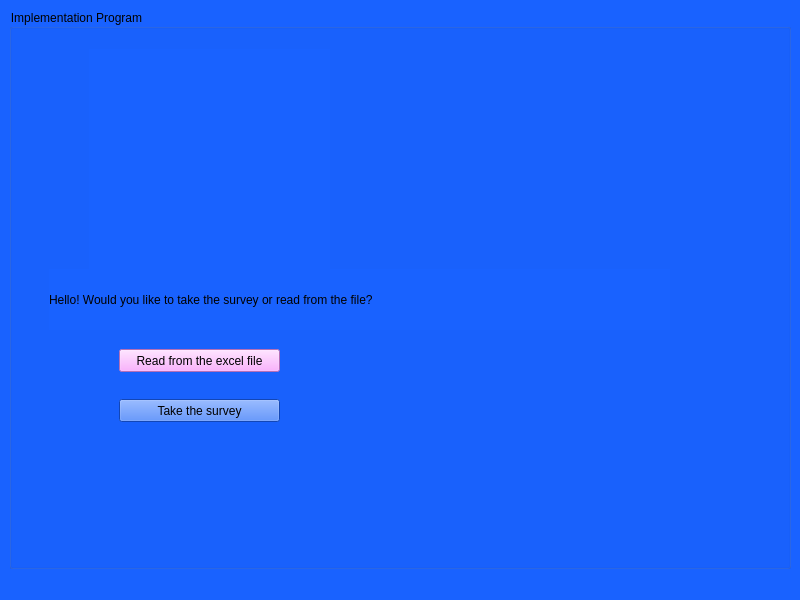
<?xml version="1.0" encoding="UTF-8"?>
<ui version="4.0">
 <class>MainWindow</class>
 <widget class="QMainWindow" name="MainWindow">
  <property name="geometry">
   <rect>
    <x>0</x>
    <y>0</y>
    <width>800</width>
    <height>600</height>
   </rect>
  </property>
  <property name="windowTitle">
   <string>MainWindow</string>
  </property>
  <property name="styleSheet">
   <string notr="true">background-color: rgb(25, 98, 255);</string>
  </property>
  <widget class="QWidget" name="centralwidget">
   <layout class="QVBoxLayout" name="verticalLayout">
    <item>
     <widget class="QGroupBox" name="groupBox">
      <property name="styleSheet">
       <string notr="true">font: 75 20pt &quot;MS Shell Dlg 2&quot;;</string>
      </property>
      <property name="title">
       <string>Implementation Program</string>
      </property>
      <widget class="QLabel" name="label">
       <property name="geometry">
        <rect>
         <x>40</x>
         <y>260</y>
         <width>621</width>
         <height>61</height>
        </rect>
       </property>
       <property name="styleSheet">
        <string notr="true">font: 15pt &quot;MS Shell Dlg 2&quot;;</string>
       </property>
       <property name="text">
        <string>Hello! Would you like to take the survey or read from the file?</string>
       </property>
      </widget>
      <widget class="QPushButton" name="pushButton">
       <property name="geometry">
        <rect>
         <x>110</x>
         <y>340</y>
         <width>161</width>
         <height>23</height>
        </rect>
       </property>
       <property name="styleSheet">
        <string notr="true"> font: 10pt &quot;MS Shell Dlg 2&quot;;
background-color: rgb(252, 156, 255);</string>
       </property>
       <property name="text">
        <string>Read from the excel file</string>
       </property>
      </widget>
      <widget class="QPushButton" name="pushButton_2">
       <property name="geometry">
        <rect>
         <x>110</x>
         <y>390</y>
         <width>161</width>
         <height>23</height>
        </rect>
       </property>
       <property name="styleSheet">
        <string notr="true">font: 10pt &quot;MS Shell Dlg 2&quot;;</string>
       </property>
       <property name="text">
        <string>Take the survey</string>
       </property>
      </widget>
      <widget class="QLabel" name="label_pic">
       <property name="geometry">
        <rect>
         <x>80</x>
         <y>40</y>
         <width>241</width>
         <height>231</height>
        </rect>
       </property>
       <property name="text">
        <string/>
       </property>
      </widget>
     </widget>
    </item>
   </layout>
  </widget>
  <widget class="QMenuBar" name="menubar">
   <property name="geometry">
    <rect>
     <x>0</x>
     <y>0</y>
     <width>800</width>
     <height>21</height>
    </rect>
   </property>
  </widget>
  <widget class="QStatusBar" name="statusbar"/>
 </widget>
 <resources/>
 <connections/>
</ui>
